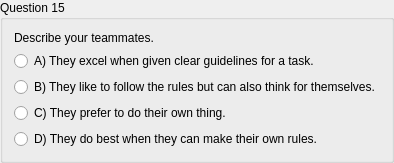
        <widget class="QGroupBox" name="groupBox_30">
         <property name="title">
          <string>Question 15</string>
         </property>
         <layout class="QGridLayout" name="gridLayout_32">
          <item row="0" column="0">
           <widget class="QLabel" name="label_31">
            <property name="text">
             <string>Describe your teammates.</string>
            </property>
           </widget>
          </item>
          <item row="2" column="0">
           <widget class="QRadioButton" name="radioButton_45">
            <property name="text">
             <string>B) They like to follow the rules but can also think for themselves.</string>
            </property>
           </widget>
          </item>
          <item row="1" column="0">
           <widget class="QRadioButton" name="radioButton_44">
            <property name="text">
             <string>A) They excel when given clear guidelines for a task.</string>
            </property>
           </widget>
          </item>
          <item row="3" column="0">
           <widget class="QRadioButton" name="radioButton_46">
            <property name="text">
             <string>C) They prefer to do their own thing.</string>
            </property>
           </widget>
          </item>
          <item row="4" column="0">
           <widget class="QRadioButton" name="radioButton_47">
            <property name="text">
             <string>D) They do best when they can make their own rules.</string>
            </property>
           </widget>
          </item>
         </layout>
        </widget>
